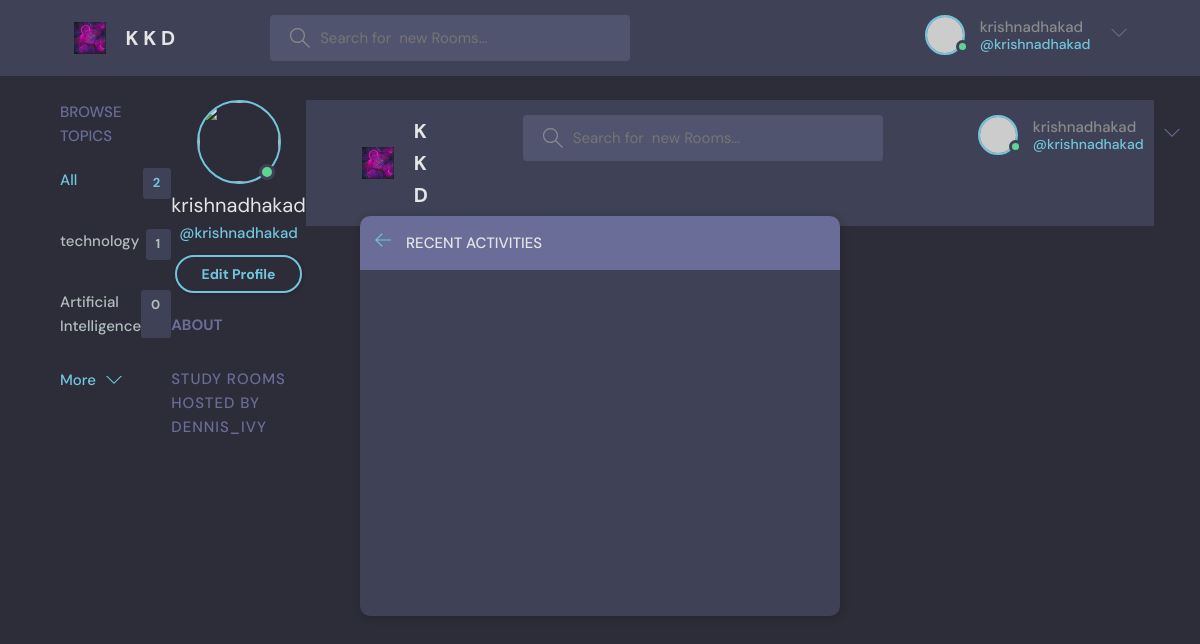
/profile/1/ (signed in), run on the app's committed database.
### varta/models.py (models this page shows, shortened)
class Topic(models.Model):
	name = models.CharField(max_length=200)

### varta/views.py (the view)
# urls.py: path('profile/<str:pk>/',views.userProfile,name='user-profile'),
def userProfile(request,pk):
	user = User.objects.get(id=pk)
	rooms = user.room_set.all()
	room_messages = user.message_set.all()
	topics = Topic.objects.all()
	context = {'user':user,'rooms':rooms,'room_messages':room_messages,'topics':topics}
	return render(request,'varta/profile.html',context)

### varta/templates/varta/profile.html (shortened to what this page needs)
{% extends 'main.html'%}
{% block content %}
  <main class="profile-page layout layout--3">
    <div class="container">
     {% include 'varta/topic.html'%}
      <div class="roomList">
        <div class="profile">
          <div class="profile__avatar">
            <div class="avatar avatar--large active">
              <img src="https://drive.google.com/file/d/1QrkEcg_ic88k3j983myyaWlSSABpSfs2/view?usp=drivesdk" />
            </div>
          </div>
          <div class="profile__info">
            <h3>{{user.username}}</h3>
            <p>@{{user.username}}</p>
            {% if request.user == user %}
            <a href="{% url 'update-user'%}" class="btn btn--main btn--pill">Edit Profile</a>{% endif%}
          </div>
          <div class="profile__about">
            <h3>About</h3>
          </div>
        </div>
        <div class="roomList__header">
          <div>
            <h2>Study Rooms Hosted by dennis_ivy</a>
            </h2>
          </div>
        </div>
      </div>
     {%include 'varta/activity.html'%}
{% endblock content%}

### templates/navbar.html (shortened to what this page needs)
   {% load static%}
 <header class="header header--loggedIn">
      <div class="container">
        <a href="{% url 'home'%}" class="header__logo">
          <img src="{% static 'images/im.jpg' %}" />
          <h1>K K D</h1>
        </a>
        <form class="header__search" method="GET" action="{% url 'home' %}">
          <label>
            <input  name="q" placeholder="Search for  new Rooms..." />
          </label>
        </form>
        <nav class="header__menu">
          {% if request.user.is_authenticated %}
          <div class="header__user">
            <a href="{% url 'update-user'%}">
              <div class="avatar avatar--medium active">
                <img src="https://randomuser.me/api/portraits/men/37.jpg" />
              </div>
              <p>{{request.user.username}} <span>@{{request.user.username}}</span></p>
            </a>
            <button class="dropdown-button">
              <svg version="1.1" xmlns="http://www.w3.org/2000/svg" width="32" height="32" viewBox="0 0 32 32">
                <title>chevron-down</title>
                <path d="M16 21l-13-13h-3l16 16 16-16h-3l-13 13z"></path>
              </svg>
            </button>
          </div>
{% else %}
        <a href="{% url 'login' %}">
            <img src="{% static 'images/avatar.svg'%}" />
            <p>-Login-</p>
          </a>
      {% endif%}
        </nav>
      </div>
    </header>

### varta/templates/varta/topic.html
     <div class="topics">
          <div class="topics__header">
            <h2>Browse Topics</h2>
          </div>
          <ul class="topics__list">
            <li>
              <a href="{% url 'home' %}" class="active">All <span>{{topics.count}}</span></a>
            </li>{% for topic in topics %}
            <li>
              <a href="{% url 'home' %}?q={{topic.name}}">{{topic.name}} <span>{{topic.room_set.all.count}}</span></a>
            </li>
           {%endfor%}
          </ul>
          <a class="btn btn--link" href="{% url 'topics'%}">
            More
            <svg version="1.1" xmlns="http://www.w3.org/2000/svg" width="32" height="32" viewBox="0 0 32 32">
              <title>chevron-down</title>
              <path d="M16 21l-13-13h-3l16 16 16-16h-3l-13 13z"></path>
            </svg>
          </a>
        </div>

### data on the page
Topic: name "technology", room_set.all.count "1"
Topic: name "Artificial Intelligence", room_set.all.count "0"

### other printed values
{{ request.user.username }} "krishnadhakad krishnadhakad"
{{ topics.count }} "2"
{{ user.username }} "krishnadhakad"
